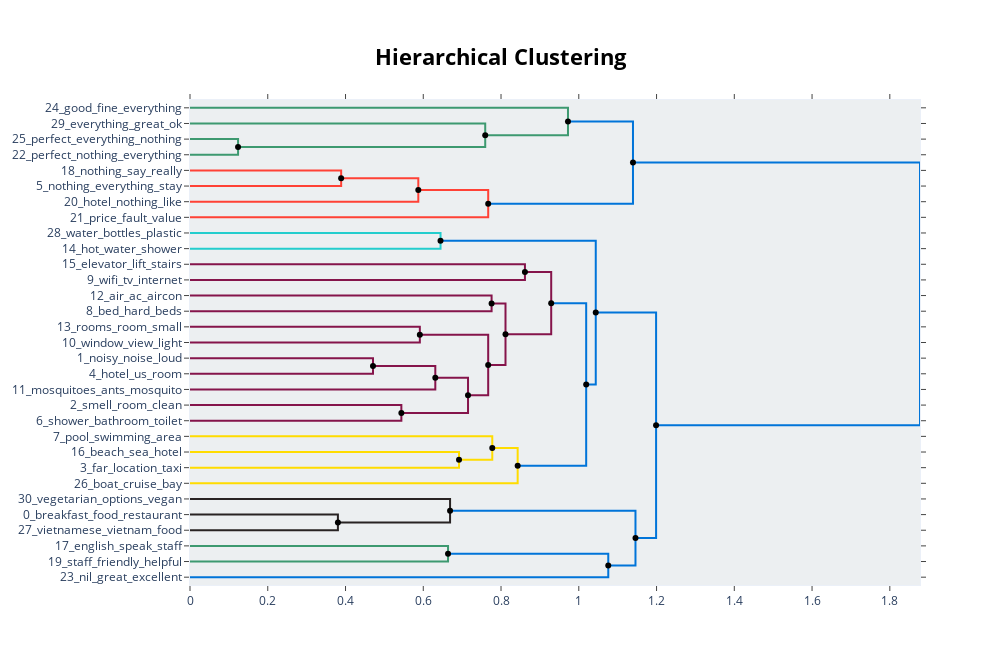

Notebook code cell kept with this figure:
### Code cell
topic_model.visualize_hierarchy(hierarchical_topics=hierarchical_topics)

### Figure 1 — Plotly figure (JSON) as saved in the notebook; plotly's stock layout.template omitted (floating-point values rounded to 4 significant figures)
{"data": [{"hoverinfo": "text", "marker": {"color": "rgb(61,153,112)"}, "mode": "lines", "text": ["perfect_everything_nothing_good_really", "", "", "perfect_nothing_everything_note_flawless"], "type": "scatter", "x": [0, 0.1236, 0.1236, 0], "xaxis": "x", "y": [-25, -25, -35, -35], "yaxis": "y"}, {"hoverinfo": "text", "marker": {"color": "rgb(61,153,112)"}, "mode": "lines", "text": ["everything_great_ok_excellent_wonderful", "", "", "perfect_everything_nothing_good_absolutely"], "type": "scatter", "x": [0, 0.7593, 0.7593, 0.1236], "xaxis": "x", "y": [-15, -15, -30, -30], "yaxis": "y"}, {"hoverinfo": "text", "marker": {"color": "rgb(61,153,112)"}, "mode": "lines", "text": ["good_fine_everything_everythings_well", "", "", "perfect_everything_nothing_great_ok"], "type": "scatter", "x": [0, 0.9722, 0.9722, 0.7593], "xaxis": "x", "y": [-5, -5, -22.5, -22.5], "yaxis": "y"}, {"hoverinfo": "text", "marker": {"color": "rgb(255,65,54)"}, "mode": "lines", "text": ["nothing_say_really_particular_much", "", "", "nothing_everything_stay_longer_anything"], "type": "scatter", "x": [0, 0.3888, 0.3888, 0], "xaxis": "x", "y": [-45, -45, -55, -55], "yaxis": "y"}, {"hoverinfo": "text", "marker": {"color": "rgb(255,65,54)"}, "mode": "lines", "text": ["nothing_everything_stay_anything_longer", "", "", "hotel_nothing_like_homestay_fault"], "type": "scatter", "x": [0.3888, 0.5872, 0.5872, 0], "xaxis": "x", "y": [-50, -50, -65, -65], "yaxis": "y"}, {"hoverinfo": "text", "marker": {"color": "rgb(255,65,54)"}, "mode": "lines", "text": ["nothing_everything_stay_anything_say", "", "", "price_fault_value_money_nothing"], "type": "scatter", "x": [0.5872, 0.767, 0.767, 0], "xaxis": "x", "y": [-57.5, -57.5, -75, -75], "yaxis": "y"}, {"hoverinfo": "text", "marker": {"color": "rgb(0,116,217)"}, "mode": "lines", "text": ["perfect_everything_nothing_good_great", "", "", "nothing_everything_stay_anything_say"], "type": "scatter", "x": [0.9722, 1.139, 1.139, 0.767], "xaxis": "x", "y": [-13.75, -13.75, -66.25, -66.25], "yaxis": "y"}, {"hoverinfo": "text", "marker": {"color": "rgb(35,205,205)"}, "mode": "lines", "text": ["water_bottles_plastic_bottle_free", "", "", "hot_water_shower_cold_warm"], "type": "scatter", "x": [0, 0.6444, 0.6444, 0], "xaxis": "x", "y": [-85, -85, -95, -95], "yaxis": "y"}, {"hoverinfo": "text", "marker": {"color": "rgb(133,20,75)"}, "mode": "lines", "text": ["elevator_lift_stairs_floor_luggage", "", "", "wifi_tv_internet_weak_connection"], "type": "scatter", "x": [0, 0.8615, 0.8615, 0], "xaxis": "x", "y": [-105, -105, -115, -115], "yaxis": "y"}, {"hoverinfo": "text", "marker": {"color": "rgb(133,20,75)"}, "mode": "lines", "text": ["air_ac_aircon_cold_conditioning", "", "", "bed_hard_beds_mattress_pillows"], "type": "scatter", "x": [0, 0.7757, 0.7757, 0], "xaxis": "x", "y": [-125, -125, -135, -135], "yaxis": "y"}, {"hoverinfo": "text", "marker": {"color": "rgb(133,20,75)"}, "mode": "lines", "text": ["rooms_room_small_bit_smaller", "", "", "window_view_light_room_windows"], "type": "scatter", "x": [0, 0.5912, 0.5912, 0], "xaxis": "x", "y": [-145, -145, -155, -155], "yaxis": "y"}, {"hoverinfo": "text", "marker": {"color": "rgb(133,20,75)"}, "mode": "lines", "text": ["noisy_noise_loud_hear_night", "", "", "hotel_us_room_staff_check"], "type": "scatter", "x": [0, 0.4707, 0.4707, 0], "xaxis": "x", "y": [-165, -165, -175, -175], "yaxis": "y"}, {"hoverinfo": "text", "marker": {"color": "rgb(133,20,75)"}, "mode": "lines", "text": ["noisy_noise_room_hotel_night", "", "", "mosquitoes_ants_mosquito_mosquitos_bugs"], "type": "scatter", "x": [0.4707, 0.631, 0.631, 0], "xaxis": "x", "y": [-170, -170, -185, -185], "yaxis": "y"}, {"hoverinfo": "text", "marker": {"color": "rgb(133,20,75)"}, "mode": "lines", "text": ["smell_room_clean_towels_bathroom", "", "", "shower_bathroom_toilet_water_floor"], "type": "scatter", "x": [0, 0.5436, 0.5436, 0], "xaxis": "x", "y": [-195, -195, -205, -205], "yaxis": "y"}, {"hoverinfo": "text", "marker": {"color": "rgb(133,20,75)"}, "mode": "lines", "text": ["room_noisy_noise_hotel_night", "", "", "bathroom_smell_shower_room_toilet"], "type": "scatter", "x": [0.631, 0.7151, 0.7151, 0.5436], "xaxis": "x", "y": [-177.5, -177.5, -200, -200], "yaxis": "y"}, {"hoverinfo": "text", "marker": {"color": "rgb(133,20,75)"}, "mode": "lines", "text": ["room_window_view_rooms_light", "", "", "room_noisy_noise_hotel_night"], "type": "scatter", "x": [0.5912, 0.767, 0.767, 0.7151], "xaxis": "x", "y": [-150, -150, -188.8, -188.8], "yaxis": "y"}, {"hoverinfo": "text", "marker": {"color": "rgb(133,20,75)"}, "mode": "lines", "text": ["bed_hard_beds_air_ac", "", "", "room_noisy_noise_hotel_night"], "type": "scatter", "x": [0.7757, 0.8115, 0.8115, 0.767], "xaxis": "x", "y": [-130, -130, -169.4, -169.4], "yaxis": "y"}, {"hoverinfo": "text", "marker": {"color": "rgb(133,20,75)"}, "mode": "lines", "text": ["wifi_elevator_tv_lift_stairs", "", "", "room_noisy_bed_night_hotel"], "type": "scatter", "x": [0.8615, 0.929, 0.929, 0.8115], "xaxis": "x", "y": [-110, -110, -149.7, -149.7], "yaxis": "y"}, {"hoverinfo": "text", "marker": {"color": "rgb(255,220,0)"}, "mode": "lines", "text": ["beach_sea_hotel_sand_walk", "", "", "far_location_taxi_town_city"], "type": "scatter", "x": [0, 0.692, 0.692, 0], "xaxis": "x", "y": [-225, -225, -235, -235], "yaxis": "y"}, {"hoverinfo": "text", "marker": {"color": "rgb(255,220,0)"}, "mode": "lines", "text": ["pool_swimming_area_bar_small", "", "", "beach_far_location_taxi_town"], "type": "scatter", "x": [0, 0.7775, 0.7775, 0.692], "xaxis": "x", "y": [-215, -215, -230, -230], "yaxis": "y"}, {"hoverinfo": "text", "marker": {"color": "rgb(255,220,0)"}, "mode": "lines", "text": ["pool_beach_far_location_swimming", "", "", "boat_cruise_bay_tour_cruises"], "type": "scatter", "x": [0.7775, 0.8428, 0.8428, 0], "xaxis": "x", "y": [-222.5, -222.5, -245, -245], "yaxis": "y"}, {"hoverinfo": "text", "marker": {"color": "rgb(0,116,217)"}, "mode": "lines", "text": ["room_noisy_bed_hotel_night", "", "", "pool_beach_far_location_swimming"], "type": "scatter", "x": [0.929, 1.019, 1.019, 0.8428], "xaxis": "x", "y": [-129.8, -129.8, -233.8, -233.8], "yaxis": "y"}, {"hoverinfo": "text", "marker": {"color": "rgb(0,116,217)"}, "mode": "lines", "text": ["water_hot_shower_bottles_cold", "", "", "room_hotel_bit_pool_night"], "type": "scatter", "x": [0.6444, 1.044, 1.044, 1.019], "xaxis": "x", "y": [-90, -90, -181.8, -181.8], "yaxis": "y"}, {"hoverinfo": "text", "marker": {"color": "rgb(40,35,35)"}, "mode": "lines", "text": ["breakfast_food_restaurant_buffet_coffee", "", "", "vietnamese_vietnam_food_breakfast_western"], "type": "scatter", "x": [0, 0.3804, 0.3804, 0], "xaxis": "x", "y": [-265, -265, -275, -275], "yaxis": "y"}, {"hoverinfo": "text", "marker": {"color": "rgb(40,35,35)"}, "mode": "lines", "text": ["vegetarian_options_vegan_breakfast_vegetarians", "", "", "breakfast_food_restaurant_buffet_coffee"], "type": "scatter", "x": [0, 0.6689, 0.6689, 0.3804], "xaxis": "x", "y": [-255, -255, -270, -270], "yaxis": "y"}, {"hoverinfo": "text", "marker": {"color": "rgb(61,153,112)"}, "mode": "lines", "text": ["english_speak_staff_communicate_communication", "", "", "staff_friendly_helpful_reception_staffs"], "type": "scatter", "x": [0, 0.6637, 0.6637, 0], "xaxis": "x", "y": [-285, -285, -295, -295], "yaxis": "y"}, {"hoverinfo": "text", "marker": {"color": "rgb(0,116,217)"}, "mode": "lines", "text": ["english_staff_speak_communicate_friendly", "", "", "nil_great_excellent_far_lovely"], "type": "scatter", "x": [0.6637, 1.076, 1.076, 0], "xaxis": "x", "y": [-290, -290, -305, -305], "yaxis": "y"}, {"hoverinfo": "text", "marker": {"color": "rgb(0,116,217)"}, "mode": "lines", "text": ["breakfast_food_restaurant_options_buffet", "", "", "english_staff_speak_nil_communicate"], "type": "scatter", "x": [0.6689, 1.146, 1.146, 1.076], "xaxis": "x", "y": [-262.5, -262.5, -297.5, -297.5], "yaxis": "y"}, {"hoverinfo": "text", "marker": {"color": "rgb(0,116,217)"}, "mode": "lines", "text": ["room_hotel_bit_water_night", "", "", "breakfast_food_restaurant_staff_options"], "type": "scatter", "x": [1.044, 1.199, 1.199, 1.146], "xaxis": "x", "y": [-135.9, -135.9, -280, -280], "yaxis": "y"}, {"hoverinfo": "text", "marker": {"color": "rgb(0,116,217)"}, "mode": "lines", "text": ["nothing_everything_perfect_great_good", "", "", "room_breakfast_hotel_bit_could"], "type": "scatter", "x": [1.139, 1.878, 1.878, 1.199], "xaxis": "x", "y": [-40, -40, -207.9, -207.9], "yaxis": "y"}, {"hoverinfo": "text", "hovertext": ["nothing_everything_stay_anything_longer", "nothing_everything_stay_anything_say", "perfect_everything_nothing_good_great", "noisy_noise_room_hotel_night", "room_noisy_noise_hotel_night", "room_window_view_rooms_light", "bed_hard_beds_air_ac", "wifi_elevator_tv_lift_stairs", "pool_beach_far_location_swimming", "room_noisy_bed_hotel_night", "water_hot_shower_bottles_cold", "english_staff_speak_communicate_friendly", "breakfast_food_restaurant_options_buffet", "room_hotel_bit_water_night", "nothing_everything_perfect_great_good"], "marker": {"color": "black"}, "mode": "markers", "showlegend": false, "type": "scatter", "x": [0.3888, 0.5872, 0.9722, 0.4707, 0.631, 0.5912, 0.7757, 0.8615, 0.7775, 0.929, 0.6444, 0.6637, 0.6689, 1.044, 1.139], "y": [-50, -57.5, -13.75, -170, -177.5, -150, -130, -110, -222.5, -129.8, -90, -290, -262.5, -135.9, -40]}, {"hoverinfo": "text", "hovertext": ["perfect_everything_nothing_good_absolutely", "perfect_everything_nothing_great_ok", "nothing_everything_stay_anything_say", "bathroom_smell_shower_room_toilet", "room_noisy_noise_hotel_night", "room_noisy_noise_hotel_night", "room_noisy_bed_night_hotel", "beach_far_location_taxi_town", "pool_beach_far_location_swimming", "room_hotel_bit_pool_night", "breakfast_food_restaurant_buffet_coffee", "english_staff_speak_nil_communicate", "breakfast_food_restaurant_staff_options", "room_breakfast_hotel_bit_could"], "marker": {"color": "black"}, "mode": "markers", "showlegend": false, "type": "scatter", "x": [0.1236, 0.7593, 0.767, 0.5436, 0.7151, 0.767, 0.8115, 0.692, 0.8428, 1.019, 0.3804, 1.076, 1.146, 1.199], "y": [-30, -22.5, -66.25, -200, -188.8, -169.4, -149.7, -230, -233.8, -181.8, -270, -297.5, -280, -207.9]}], "layout": {"autosize": false, "height": 665, "hoverlabel": {"bgcolor": "white", "font": {"family": "Rockwell", "size": 16}}, "hovermode": "closest", "plot_bgcolor": "#ECEFF1", "showlegend": false, "title": {"font": {"color": "Black", "size": 22}, "text": "<b>Hierarchical Clustering</b>", "x": 0.5, "xanchor": "center", "yanchor": "top"}, "width": 1000, "xaxis": {"mirror": "allticks", "rangemode": "tozero", "showgrid": false, "showline": true, "showticklabels": true, "ticks": "outside", "type": "linear", "zeroline": false}, "yaxis": {"mirror": "allticks", "range": [-310, 0], "rangemode": "tozero", "showgrid": false, "showline": true, "showticklabels": true, "tickmode": "array", "ticks": "outside", "ticktext": ["24_good_fine_everything", "29_everything_great_ok", "25_perfect_everything_nothing", "22_perfect_nothing_everything", "18_nothing_say_really", "5_nothing_everything_stay", "20_hotel_nothing_like", "21_price_fault_value", "28_water_bottles_plastic", "14_hot_water_shower", "15_elevator_lift_stairs", "9_wifi_tv_internet", "12_air_ac_aircon", "8_bed_hard_beds", "13_rooms_room_small", "10_window_view_light", "1_noisy_noise_loud", "4_hotel_us_room", "11_mosquitoes_ants_mosquito", "2_smell_room_clean", "6_shower_bathroom_toilet", "7_pool_swimming_area", "16_beach_sea_hotel", "3_far_location_taxi", "26_boat_cruise_bay", "30_vegetarian_options_vegan", "0_breakfast_food_restaurant", "27_vietnamese_vietnam_food", "17_english_speak_staff", "19_staff_friendly_helpful", "23_nil_great_excellent"], "tickvals": [-5, -15, -25, -35, -45, -55, -65, -75, -85, -95, -105, -115, -125, -135, -145, -155, -165, -175, -185, -195, -205, -215, -225, -235, -245, -255, -265, -275, -285, -295, -305], "type": "linear", "zeroline": false}}}
